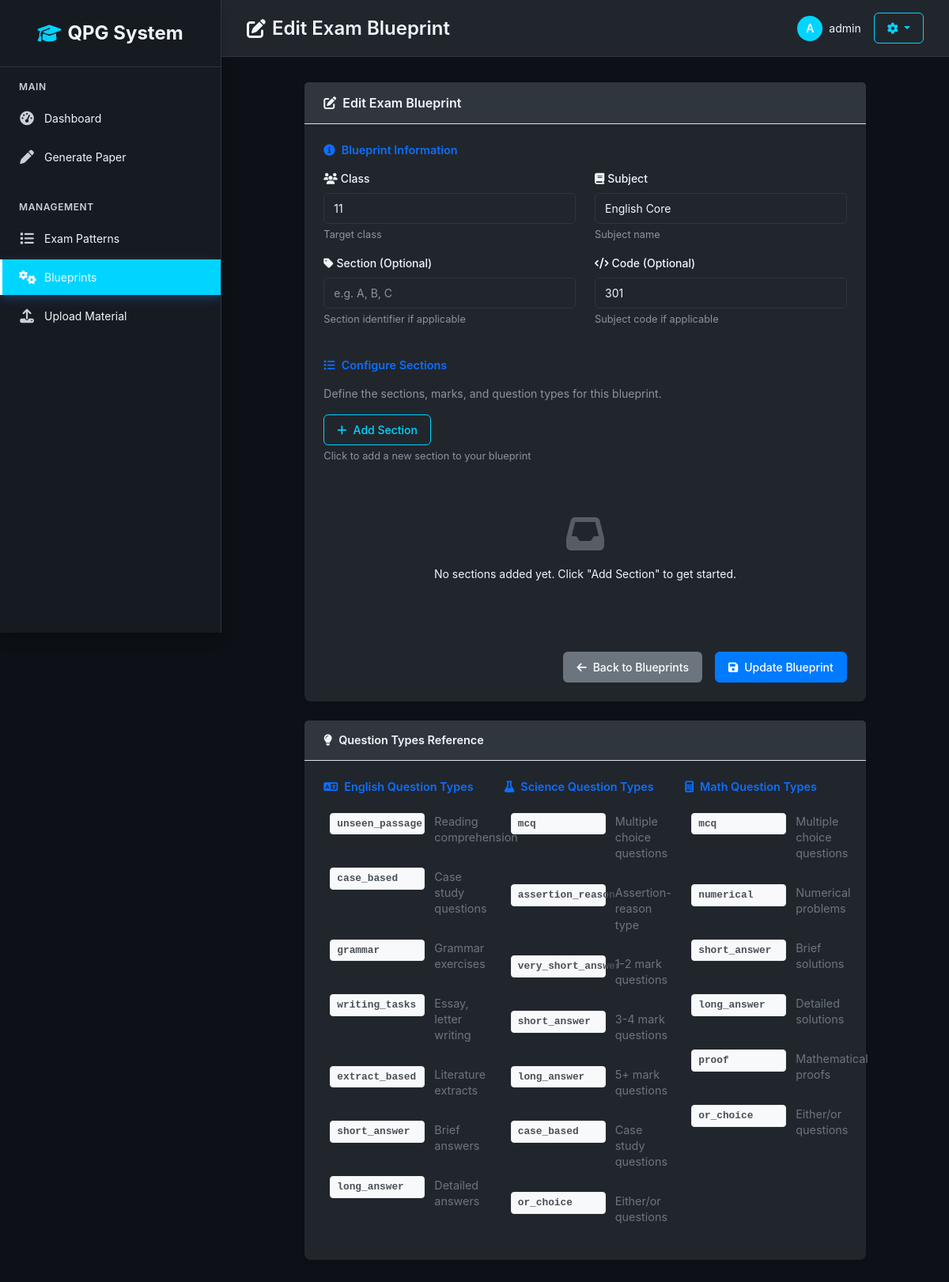
The app's page /exam-blueprint/edit/1/ (signed in) with its own data.
### core/models.py (models this page shows, shortened)
class ExamBlueprint(models.Model):
    class_name = models.CharField(max_length=10)   # e.g. "11", "12"
    section = models.CharField(max_length=5, blank=True, null=True)  # e.g. "A", "B"
    subject = models.CharField(max_length=100)
    code = models.CharField(max_length=20, blank=True, null=True)  # e.g. "301" for English Core
    blueprint = models.JSONField(default=dict)
    template = models.ForeignKey(BlueprintTemplate, on_delete=models.SET_NULL, null=True, blank=True)
    is_active = models.BooleanField(default=True)
    created_by = models.ForeignKey(User, on_delete=models.SET_NULL, null=True, blank=True)
    created_at = models.DateTimeField(auto_now_add=True)
    updated_at = models.DateTimeField(auto_now=True)
    class Meta:
        ordering = ['class_name', 'subject', 'section']

### core/views.py (the view, shortened to what this page needs)
# urls.py: path("exam-blueprint/edit/<int:blueprint_id>/", views.exam_blueprint_edit_view, name="exam_blueprint_edit"),
@login_required(login_url='login')
def exam_blueprint_edit_view(request, blueprint_id):
    blueprint = get_object_or_404(ExamBlueprint, id=blueprint_id)
    return render(request, "exam_blueprint_edit.html", {"blueprint": blueprint})

### core/templates/exam_blueprint_edit.html (shortened to what this page needs)
{% extends "base.html" %}
{% block page_icon %}edit{% endblock %}
{% block page_title %}Edit Exam Blueprint{% endblock %}
{% block content %}
<div class="row justify-content-center">
  <div class="col-lg-10">
    <div class="card border-0 shadow-sm">
      <div class="card-header border-bottom">
        <h5 class="mb-0"><i class="fas fa-edit me-2"></i>Edit Exam Blueprint</h5>
      </div>
      <div class="card-body">
        <form method="post" id="blueprintForm">
          <div class="row mb-4">
            <div class="col-12">
              <h6 class="text-primary mb-3">
                <i class="fas fa-info-circle me-2"></i>Blueprint Information
              </h6>
            </div>
            <div class="col-md-6 mb-3">
              <label class="form-label">
                <i class="fas fa-users me-1"></i>Class
              </label>
              <input type="text" name="class_name" class="form-control"
                     value="{{ blueprint.class_name }}" required>
              <div class="form-text">Target class</div>
            </div>
            <div class="col-md-6 mb-3">
              <label class="form-label">
                <i class="fas fa-book me-1"></i>Subject
              </label>
              <input type="text" name="subject" class="form-control"
                     value="{{ blueprint.subject }}" required>
              <div class="form-text">Subject name</div>
            </div>
            <div class="col-md-6 mb-3">
              <label class="form-label">
                <i class="fas fa-tag me-1"></i>Section (Optional)
              </label>
              <input type="text" name="section" class="form-control"
                     value="{{ blueprint.section|default:'' }}"
                     placeholder="e.g. A, B, C">
              <div class="form-text">Section identifier if applicable</div>
            </div>
            <div class="col-md-6 mb-3">
              <label class="form-label">
                <i class="fas fa-code me-1"></i>Code (Optional)
              </label>
              <input type="text" name="code" class="form-control"
                     value="{{ blueprint.code|default:'' }}"
                     placeholder="e.g. 301">
              <div class="form-text">Subject code if applicable</div>
            </div>
          </div>
          <div class="row mb-4">
            <div class="col-12">
              <h6 class="text-primary mb-3">
                <i class="fas fa-list me-2"></i>Configure Sections
              </h6>
              <p class="text-muted mb-3">Define the sections, marks, and question types for this blueprint.</p>
            </div>
            <div class="col-12 mb-3">
              <button type="button" class="btn btn-outline-primary" id="addSectionBtn">
                <i class="fas fa-plus me-2"></i>Add Section
              </button>
              <div class="form-text">Click to add a new section to your blueprint</div>
            </div>
            <div class="col-12">
              <div id="sectionsContainer">
              </div>
            </div>
          </div>
          <div class="d-grid gap-2 d-md-flex justify-content-md-end">
            <a href="{% url 'blueprint_list' %}" class="btn btn-secondary me-md-2">
              <i class="fas fa-arrow-left me-2"></i>Back to Blueprints
            </a>
            <button type="submit" class="btn btn-primary" id="updateBlueprintBtn">
              <i class="fas fa-save me-2"></i>Update Blueprint
            </button>
          </div>
        </form>
      </div>
    </div>
    <div class="card border-0 shadow-sm mt-4">
      <div class="card-header border-bottom">
        <h6 class="mb-0"><i class="fas fa-lightbulb me-2"></i>Question Types Reference</h6>
      </div>
      <div class="card-body">
        <div class="row g-4">
          <div class="col-lg-4 col-md-6">
            <div class="h-100">
              <h6 class="text-primary mb-3">
                <i class="fas fa-language me-2"></i>English Question Types
              </h6>
              <div class="question-types-list">
                <div class="question-type-item">
                  <code class="question-code">unseen_passage</code>
                  <span class="question-desc">Reading comprehension</span>
                </div>
                <div class="question-type-item">
                  <code class="question-code">case_based</code>
                  <span class="question-desc">Case study questions</span>
                </div>
                <div class="question-type-item">
                  <code class="question-code">grammar</code>
                  <span class="question-desc">Grammar exercises</span>
                </div>
                <div class="question-type-item">
                  <code class="question-code">writing_tasks</code>
                  <span class="question-desc">Essay, letter writing</span>
                </div>
                <div class="question-type-item">
                  <code class="question-code">extract_based</code>
                  <span class="question-desc">Literature extracts</span>
                </div>
                <div class="question-type-item">
                  <code class="question-code">short_answer</code>
                  <span class="question-desc">Brief answers</span>
                </div>
                <div class="question-type-item">
                  <code class="question-code">long_answer</code>
                  <span class="question-desc">Detailed answers</span>
                </div>
              </div>
            </div>
          </div>
          <div class="col-lg-4 col-md-6">
            <div class="h-100">
              <h6 class="text-primary mb-3">
                <i class="fas fa-flask me-2"></i>Science Question Types
              </h6>
              <div class="question-types-list">
                <div class="question-type-item">
                  <code class="question-code">mcq</code>
                  <span class="question-desc">Multiple choice questions</span>
                </div>
                <div class="question-type-item">
                  <code class="question-code">assertion_reason</code>
                  <span class="question-desc">Assertion-reason type</span>
                </div>
                <div class="question-type-item">
                  <code class="question-code">very_short_answer</code>
                  <span class="question-desc">1-2 mark questions</span>
                </div>
                <div class="question-type-item">
                  <code class="question-code">short_answer</code>
                  <span class="question-desc">3-4 mark questions</span>
                </div>
                <div class="question-type-item">
                  <code class="question-code">long_answer</code>
                  <span class="question-desc">5+ mark questions</span>
                </div>
                <div class="question-type-item">
                  <code class="question-code">case_based</code>
                  <span class="question-desc">Case study questions</span>
                </div>
                <div class="question-type-item">
                  <code class="question-code">or_choice</code>
                  <span class="question-desc">Either/or questions</span>
                </div>
              </div>
            </div>
          </div>
          <div class="col-lg-4 col-md-12">
            <div class="h-100">
              <h6 class="text-primary mb-3">
                <i class="fas fa-calculator me-2"></i>Math Question Types
              </h6>
              <div class="question-types-list">
                <div class="question-type-item">
                  <code class="question-code">mcq</code>
                  <span class="question-desc">Multiple choice questions</span>
                </div>
                <div class="question-type-item">
                  <code class="question-code">numerical</code>
                  <span class="question-desc">Numerical problems</span>
                </div>
                <div class="question-type-item">
                  <code class="question-code">short_answer</code>
                  <span class="question-desc">Brief solutions</span>
                </div>
                <div class="question-type-item">
                  <code class="question-code">long_answer</code>
                  <span class="question-desc">Detailed solutions</span>
                </div>
                <div class="question-type-item">
                  <code class="question-code">proof</code>
                  <span class="question-desc">Mathematical proofs</span>
                </div>
                <div class="question-type-item">
                  <code class="question-code">or_choice</code>
                  <span class="question-desc">Either/or questions</span>
                </div>
              </div>
            </div>
          </div>
        </div>
      </div>
    </div>
  </div>
</div>
{% endblock %}

### core/templates/base.html (shortened to what this page needs)
<!DOCTYPE html>
<html lang="en">
<head>
    <link href="https://cdn.jsdelivr.net/npm/bootstrap@5.3.2/dist/css/bootstrap.min.css" rel="stylesheet">
    <link href="https://cdnjs.cloudflare.com/ajax/libs/font-awesome/6.4.0/css/all.min.css" rel="stylesheet">
</head>
<body>
    {% if user.is_authenticated %}
        <div class="sidebar" id="sidebar">
            <div class="sidebar-header">
                <a href="{% url 'dashboard' %}" class="sidebar-brand">
                    <i class="fas fa-graduation-cap"></i>
                    <span>QPG System</span>
                </a>
            </div>
            <nav class="sidebar-nav">
                <div class="nav-section">
                    <div class="nav-section-title">Main</div>
                    <div class="nav-item">
                        <a href="{% url 'dashboard' %}" class="nav-link {% if request.resolver_match.url_name == 'dashboard' %}active{% endif %}">
                            <i class="fas fa-tachometer-alt"></i>
                            <span>Dashboard</span>
                        </a>
                    </div>
                    <div class="nav-item">
                        <a href="{% url 'generate' %}" class="nav-link {% if request.resolver_match.url_name == 'generate' %}active{% endif %}">
                            <i class="fas fa-pen"></i>
                            <span>Generate Paper</span>
                        </a>
                    </div>
                </div>
                <div class="nav-section">
                    <div class="nav-section-title">Management</div>
                    <div class="nav-item">
                        <a href="{% url 'patterns' %}" class="nav-link {% if request.resolver_match.url_name == 'patterns' %}active{% endif %}">
                            <i class="fas fa-list"></i>
                            <span>Exam Patterns</span>
                        </a>
                    </div>
                    <div class="nav-item">
                        <a href="{% url 'blueprint_list' %}" class="nav-link {% if 'blueprint' in request.resolver_match.url_name %}active{% endif %}">
                            <i class="fas fa-cogs"></i>
                            <span>Blueprints</span>
                        </a>
                    </div>
                    <div class="nav-item">
                        <a href="{% url 'upload' %}" class="nav-link {% if request.resolver_match.url_name == 'upload' %}active{% endif %}">
                            <i class="fas fa-upload"></i>
                            <span>Upload Material</span>
                        </a>
                    </div>
                </div>
            </nav>
        </div>
        <div class="main-content" id="mainContent">
            <div class="top-bar">
                <div class="page-title">
                    <i class="fas fa-{% block page_icon %}tachometer-alt{% endblock %}"></i>
                    <span>{% block page_title %}Dashboard{% endblock %}</span>
                </div>
                <div class="user-menu">
                    <div class="user-info">
                        <div class="user-avatar">
                            {{ user.username|first|upper }}
                        </div>
                        <span>{{ user.username }}</span>
                    </div>
                    <div class="dropdown">
                        <button class="btn btn-outline-primary btn-sm dropdown-toggle" type="button" data-bs-toggle="dropdown">
                            <i class="fas fa-cog"></i>
                        </button>
                    </div>
                </div>
            </div>
            <div class="content-area">
                {% block content %}
                {% endblock %}
            </div>
        </div>
    {% endif %}
</body>
</html>

### core/templates/exam_blueprint_edit.html (style rules this page uses)
.question-types-list { padding: 0; margin: 0; }
.question-type-item { display: flex; align-items: flex-start; margin-bottom: 0.75rem; padding: 0.5rem; border-radius: 6px; transition: background-color 0.2s ease; }
.question-code { background-color: #f8f9fa; color: #495057; padding: 0.25rem 0.5rem; border-radius: 4px; font-size: 0.8rem; font-weight: 600; min-width: 120px; margin-right: 0.75rem; border: 1px solid #e9ecef; display: inline-block; white-space: nowrap; }
.question-desc { color: #6c757d; font-size: 0.9rem; line-height: 1.4; flex: 1; padding-top: 0.1rem; }

### records on screen
ExamBlueprint: class_name "11", subject "English Core", code "301"

### other values on screen
{{ user.username|first|upper }} "A"
{{ user.username }} "admin"
